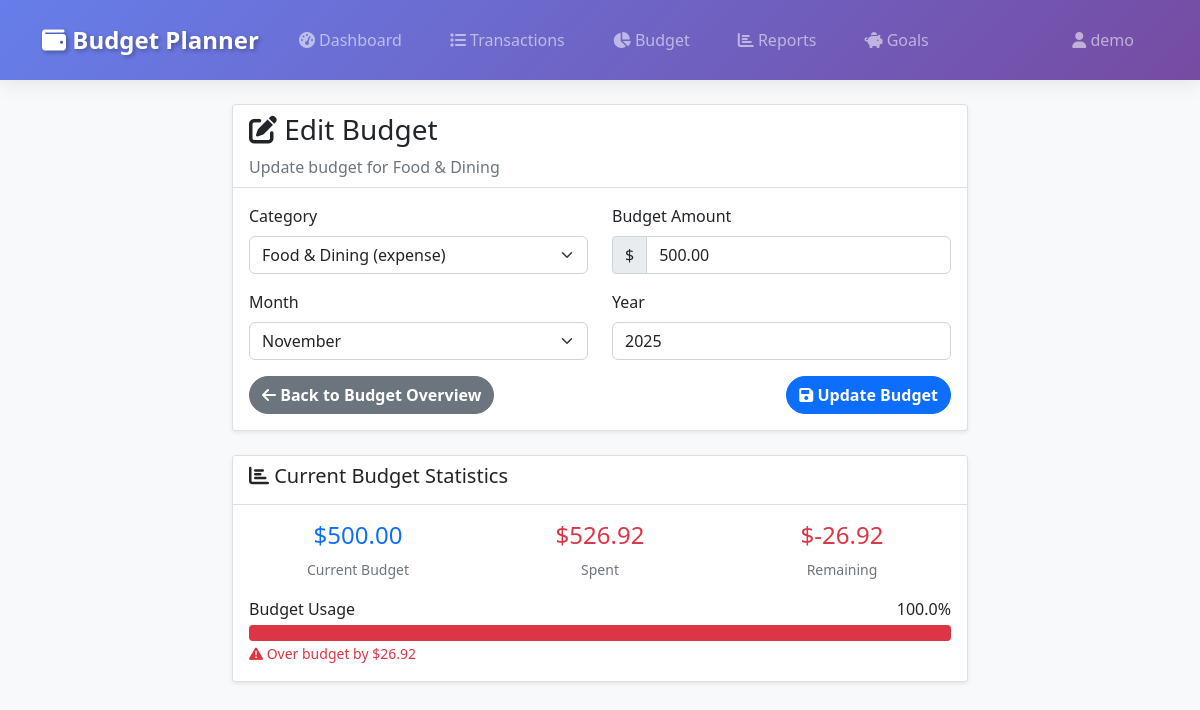
Screenshot of /budget/edit/1/ (signed in) with the database file from the repository.
### budget/models.py (models this page shows, shortened)
class Budget(models.Model):
    user = models.ForeignKey(User, on_delete=models.CASCADE, related_name='budgets')
    category = models.ForeignKey(Category, on_delete=models.CASCADE, related_name='budgets')
    amount = models.DecimalField(
        max_digits=10,
        decimal_places=2,
        validators=[MinValueValidator(Decimal('0.00'))]
    )
    month = models.PositiveIntegerField()  # 1-12
    year = models.PositiveIntegerField()
    created_at = models.DateTimeField(auto_now_add=True)
    updated_at = models.DateTimeField(auto_now=True)
    class Meta:
        unique_together = ['user', 'category', 'month', 'year']
    @property
    def spent_amount(self):
        return self.category.transactions.filter(
            date__month=self.month,
            date__year=self.year,
            user=self.user,
            transaction_type='expense'
        ).aggregate(total=models.Sum('amount'))['total'] or 0
    @property
    def remaining_amount(self):
        return self.amount - self.spent_amount
    @property
    def percentage_used(self):
        if self.amount == 0:
            return 0
        return min((self.spent_amount / self.amount) * 100, 100)
    @property
    def is_over_budget(self):
        return self.spent_amount > self.amount
    @property
    def over_budget_amount(self):
        if self.is_over_budget:
            return self.spent_amount - self.amount
        return 0

class Category(models.Model):
    CATEGORY_TYPES = [
        ('income', 'Income'),
        ('expense', 'Expense'),
    ]
    name = models.CharField(max_length=100)
    category_type = models.CharField(max_length=10, choices=CATEGORY_TYPES)
    icon = models.CharField(max_length=50, default='💰')  # Emoji icon
    color = models.CharField(max_length=7, default='#007bff')  # Hex color
    user = models.ForeignKey(User, on_delete=models.CASCADE, related_name='categories')
    created_at = models.DateTimeField(auto_now_add=True)
    class Meta:
        verbose_name_plural = 'Categories'
        unique_together = ['name', 'user', 'category_type']
    def __str__(self):
        return f"{self.name} ({self.category_type})"

### budget/views.py (the view)
# urls.py: path('budget/edit/<int:pk>/', views.edit_budget, name='edit_budget'),
@login_required
def edit_budget(request, pk):
    budget = get_object_or_404(Budget, pk=pk, user=request.user)
    if request.method == 'POST':
        form = BudgetForm(request.POST, instance=budget, user=request.user)
        if form.is_valid():
            form.save()
            messages.success(request, 'Budget updated successfully!')
            return redirect('budget_overview')
    else:
        form = BudgetForm(instance=budget, user=request.user)
    return render(request, 'budget/edit_budget.html', {
        'form': form, 'budget': budget
    })

### templates/budget/edit_budget.html (shortened to what this page needs)
{% extends 'base.html' %}
{% block content %}
<div class="row justify-content-center">
  <div class="col-md-8">
    <div class="card">
      <div class="card-header">
        <h3><i class="fas fa-edit"></i> Edit Budget</h3>
        <p class="text-muted mb-0">
          Update budget for {{ budget.category.name }}
        </p>
      </div>
      <div class="card-body">
        <form method="post">
          <div class="row">
            <div class="col-md-6 mb-3">
              <label for="{{ form.category.id_for_label }}" class="form-label"
                >Category</label
              >
              {{ form.category }}
            </div>
            <div class="col-md-6 mb-3">
              <label for="{{ form.amount.id_for_label }}" class="form-label"
                >Budget Amount</label
              >
              <div class="input-group">
                <span class="input-group-text">$</span>
                {{ form.amount }}
              </div>
            </div>
          </div>
          <div class="row">
            <div class="col-md-6 mb-3">
              <label for="{{ form.month.id_for_label }}" class="form-label"
                >Month</label
              >
              {{ form.month }}
            </div>
            <div class="col-md-6 mb-3">
              <label for="{{ form.year.id_for_label }}" class="form-label"
                >Year</label
              >
              {{ form.year }}
            </div>
          </div>
          <div class="d-flex justify-content-between">
            <a href="{% url 'budget_overview' %}" class="btn btn-secondary">
              <i class="fas fa-arrow-left"></i> Back to Budget Overview
            </a>
            <button type="submit" class="btn btn-primary">
              <i class="fas fa-save"></i> Update Budget
            </button>
          </div>
        </form>
      </div>
    </div>
    <div class="card mt-4">
      <div class="card-header">
        <h5><i class="fas fa-chart-bar"></i> Current Budget Statistics</h5>
      </div>
      <div class="card-body">
        <div class="row">
          <div class="col-md-4">
            <div class="text-center">
              <h4 class="text-primary">${{ budget.amount|floatformat:2 }}</h4>
              <small class="text-muted">Current Budget</small>
            </div>
          </div>
          <div class="col-md-4">
            <div class="text-center">
              <h4 class="text-danger">
                ${{ budget.spent_amount|floatformat:2 }}
              </h4>
              <small class="text-muted">Spent</small>
            </div>
          </div>
          <div class="col-md-4">
            <div class="text-center">
              <h4
                class="{% if budget.remaining_amount >= 0 %}text-success{% else %}text-danger{% endif %}"
              >
                ${{ budget.remaining_amount|floatformat:2 }}
              </h4>
              <small class="text-muted">Remaining</small>
            </div>
          </div>
        </div>
        <div class="mt-3">
          <div class="d-flex justify-content-between mb-1">
            <span>Budget Usage</span>
            <span>{{ budget.percentage_used|floatformat:1 }}%</span>
          </div>
          <div class="progress">
            <div
              class="progress-bar {% if budget.is_over_budget %}bg-danger{% elif budget.percentage_used > 80 %}bg-warning{% else %}bg-success{% endif %}"
              role="progressbar"
              style="width: {% if budget.percentage_used > 100 %}100{% else %}{{ budget.percentage_used }}{% endif %}%"
            ></div>
          </div>
          {% if budget.is_over_budget %}
          <small class="text-danger">
            <i class="fas fa-exclamation-triangle"></i>
            Over budget by ${{ budget.over_budget_amount|floatformat:2 }}
          </small>
          {% endif %}
        </div>
      </div>
    </div>
  </div>
</div>
{% endblock %}

### templates/base.html (shortened to what this page needs)
<!DOCTYPE html>
<html lang="en">
<head>
    <link href="https://cdn.jsdelivr.net/npm/bootstrap@5.1.3/dist/css/bootstrap.min.css" rel="stylesheet">
    <link href="https://cdnjs.cloudflare.com/ajax/libs/font-awesome/6.0.0/css/all.min.css" rel="stylesheet">
    {% load static %}
    <link href="{% static 'css/style.css' %}" rel="stylesheet">
</head>
<body>
    <nav class="navbar navbar-expand-lg navbar-dark">
        <div class="container">
            <a class="navbar-brand" href="{% if user.is_authenticated %}{% url 'dashboard' %}{% else %}{% url 'landing' %}{% endif %}">
                <i class="fas fa-wallet"></i> Budget Planner
            </a>
            <div class="collapse navbar-collapse" id="navbarNav">
                {% if user.is_authenticated %}
                <ul class="navbar-nav me-auto">
                    <li class="nav-item">
                        <a class="nav-link" href="{% url 'dashboard' %}"><i class="fas fa-tachometer-alt"></i> Dashboard</a>
                    </li>
                    <li class="nav-item">
                        <a class="nav-link" href="{% url 'transaction_list' %}"><i class="fas fa-list"></i> Transactions</a>
                    </li>
                    <li class="nav-item">
                        <a class="nav-link" href="{% url 'budget_overview' %}"><i class="fas fa-chart-pie"></i> Budget</a>
                    </li>
                    <li class="nav-item">
                        <a class="nav-link" href="{% url 'reports_view' %}"><i class="fas fa-chart-bar"></i> Reports</a>
                    </li>
                    <li class="nav-item">
                        <a class="nav-link" href="{% url 'savings_goals' %}"><i class="fas fa-piggy-bank"></i> Goals</a>
                    </li>
                </ul>
                <ul class="navbar-nav">
                    <li class="nav-item dropdown">
                        <a class="nav-link dropdown-toggle" href="#" id="navbarDropdown" role="button" data-bs-toggle="dropdown" aria-expanded="false">
                            <i class="fas fa-user"></i> {{ user.username }}
                        </a>
                    </li>
                </ul>
                {% endif %}
            </div>
        </div>
    </nav>
    {% if not request.resolver_match.url_name == 'landing' %}
    <main class="container mt-4">
    {% else %}
    <main>
    {% endif %}
        {% block content %}
        {% endblock %}
    </main>
    {% load static %}
</body>
</html>

### static/css/style.css (style rules this page uses)
body { background-color: #f8f9fa; }
.navbar-brand { font-weight: bold; }
.card { box-shadow: 0 0.125rem 0.25rem rgba(0, 0, 0, 0.075); border: 1px solid rgba(0, 0, 0, 0.125); }
.card-header { background-color: #fff; border-bottom: 1px solid rgba(0, 0, 0, 0.125); }
.btn { border-radius: 0.375rem; }
.form-control, .form-select { border-radius: 0.375rem; border: 1px solid #ced4da; }
.progress { height: 1rem; }
.dropdown-toggle::after { display: none; }
.nav-link.dropdown-toggle { position: relative; padding-right: 1.5rem; }
.nav-link.dropdown-toggle::after { content: "\f107"; font-family: "Font Awesome 5 Free"; font-weight: 900; position: absolute; right: 0.5rem; top: 50%; transform: translateY(-50%); transition: transform 0.3s ease; }

### templates/base.html (style rules this page uses)
.navbar { background: linear-gradient(135deg, #667eea 0%, #764ba2 100%) !important; backdrop-filter: blur(10px); box-shadow: 0 2px 20px rgba(0,0,0,0.1); padding: 1rem 0; }
.navbar-brand { font-weight: 700; font-size: 1.5rem; text-shadow: 2px 2px 4px rgba(0,0,0,0.3); }
.navbar-nav .nav-link { font-weight: 500; margin: 0 0.5rem; padding: 0.75rem 1rem !important; border-radius: 25px; transition: all 0.3s ease; position: relative; overflow: hidden; }
.navbar-nav .nav-link::before { content: ''; position: absolute; top: 0; left: -100%; width: 100%; height: 100%; background: linear-gradient(90deg, transparent, rgba(255,255,255,0.2), transparent); transition: left 0.5s ease; }
.navbar { position: relative; z-index: 1000; }
.navbar-nav .dropdown { position: static; }
.card { transition: transform 0.3s ease, box-shadow 0.3s ease; }
.btn { border-radius: 25px; font-weight: 600; transition: all 0.3s ease; position: relative; overflow: hidden; }
.btn::before { content: ''; position: absolute; top: 0; left: -100%; width: 100%; height: 100%; background: linear-gradient(90deg, transparent, rgba(255,255,255,0.2), transparent); transition: left 0.5s ease; }
main { min-height: calc(100vh - 200px); }

### rows the page displays
Budget: category.name "Food & Dining", category "Food & Dining (expense)", amount "500.00", month "November", year "2025", spent_amount "526.92", remaining_amount "-26.92", percentage_used "100.0", over_budget_amount "26.92"

### other values shown
{{ user.username }} "demo"
